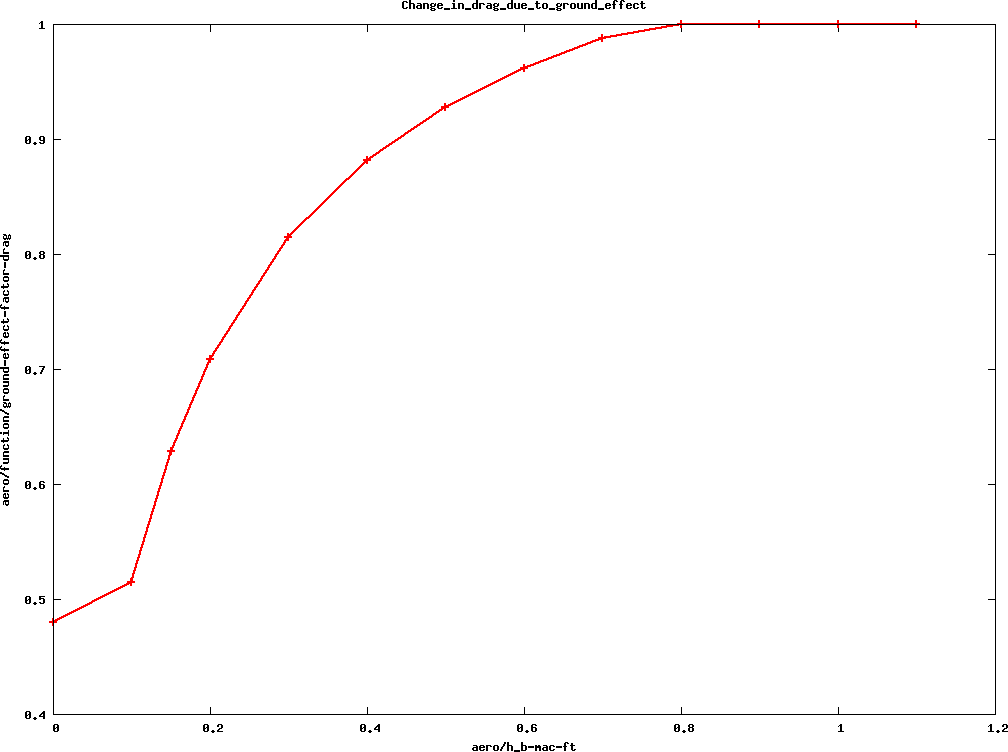

The gnuplot source for this figure:
#! gnuplot 
set title "Change_in_drag_due_to_ground_effect"
set xlabel "aero/h_b-mac-ft"
set ylabel "aero/function/ground-effect-factor-drag"
set term png medium size 1024,768 crop
unset key

set out 'Change_in_drag_due_to_ground_effect.png'
plot \
'Change_in_drag_due_to_ground_effect.dat' w linespoints lw 2
set out
set term png medium size 1024,768 crop
